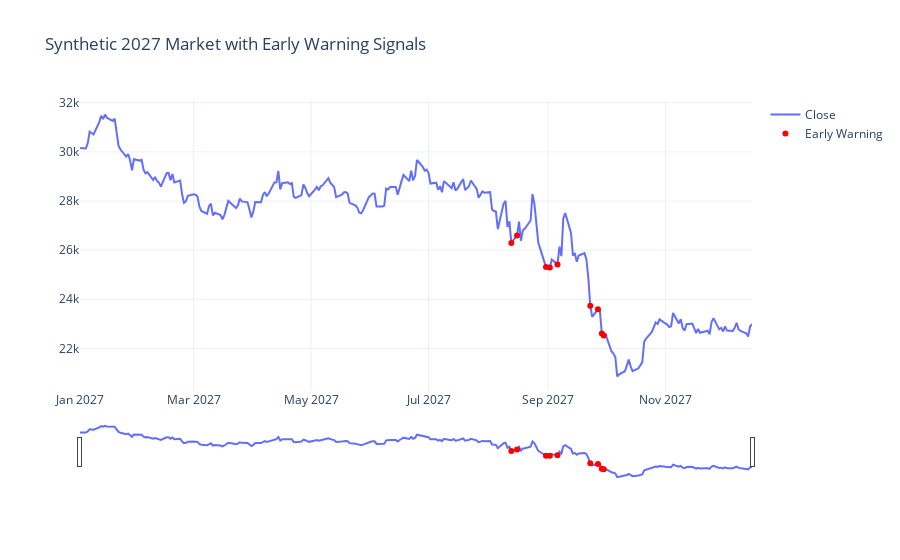

Notebook code for this chart:
### Markdown cell above
### Plot Early Warning Signals

### Code cell
fig = go.Figure()

fig.add_trace(go.Scatter(
    x=df_2027.index,
    y=df_2027['Close'],
    mode='lines',
    name='Close'
))

fig.add_trace(go.Scatter(
    x=df_2027.index[df_2027['Warning']],
    y=df_2027['Close'][df_2027['Warning']],
    mode='markers',
    marker=dict(color='red'),
    name='Early Warning'
))

fig.update_layout(
    title="Synthetic 2027 Market with Early Warning Signals",
    xaxis_rangeslider_visible=True,
    template="plotly_white"
)

fig.show()

### Figure 1 — Plotly figure (JSON) as saved in the notebook; plotly's stock layout.template omitted (floating-point values rounded to 4 significant figures; data arrays with more than 128 entries replaced by an {"elided": "..."} marker saying what was removed)
{"data": [{"mode": "lines", "name": "Close", "type": "scatter", "x": {"elided": "250 str values"}, "y": {"elided": "250 float values"}}, {"marker": {"color": "red"}, "mode": "markers", "name": "Early Warning", "type": "scatter", "x": ["2027-08-13T00:00:00.000000", "2027-08-16T00:00:00.000000", "2027-08-31T00:00:00.000000", "2027-09-02T00:00:00.000000", "2027-09-06T00:00:00.000000", "2027-09-23T00:00:00.000000", "2027-09-27T00:00:00.000000", "2027-09-29T00:00:00.000000", "2027-09-30T00:00:00.000000"], "y": [26290.0, 26600.0, 25310.0, 25300.0, 25420.0, 23740.0, 23590.0, 22610.0, 22530.0]}], "layout": {"title": {"text": "Synthetic 2027 Market with Early Warning Signals"}, "xaxis": {"rangeslider": {"visible": true}}}}
